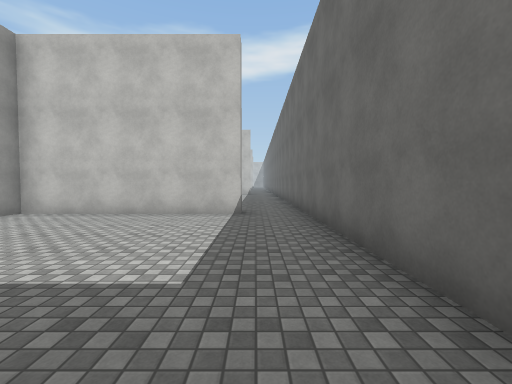
[1] (above)

14 first-person views from a walk through a Unity game level. The camera is 1.5 m above the floor, tilts 2° down and sees 90° across. The floor is counted in squares, 2 m on a side. Each view is taken from the middle of a square. On the plan, view 1 faces up. The plan holds only what a view shows up to about 9 squares ahead; the rest is blank. The place goes on beyond the plan. The player is left out. Door leaves are left out, so doorways stand open. Surface patterns are stand-ins for the level's own textures.

[2]
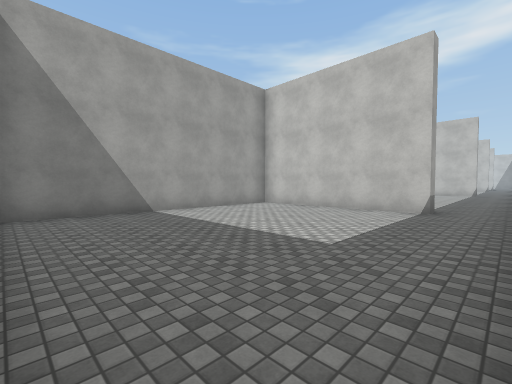

[3]
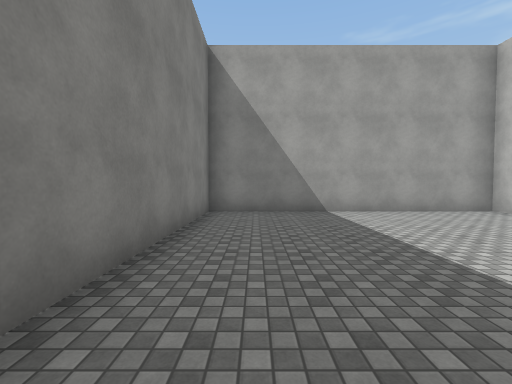

[4]
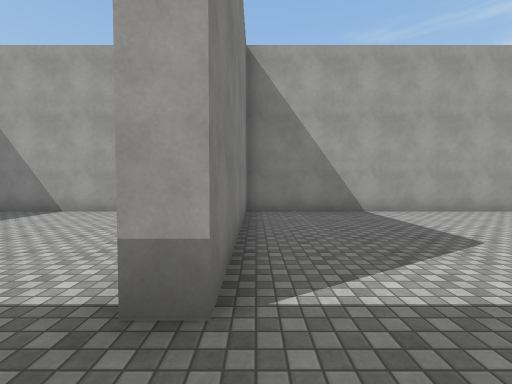

[5]
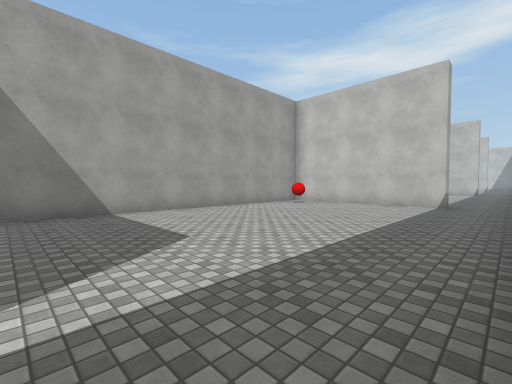

[6]
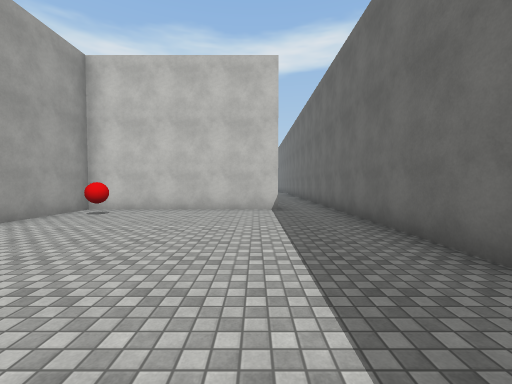

[7]
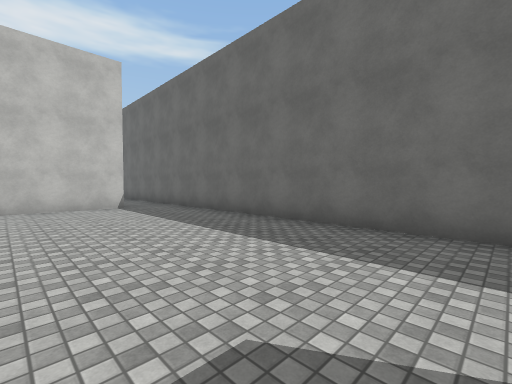

[8]
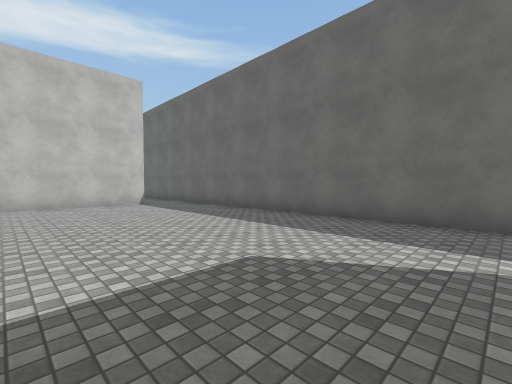

[9]
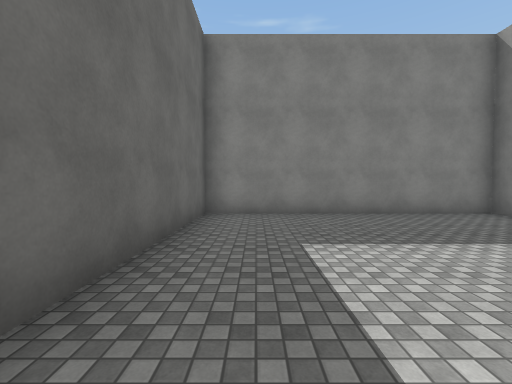

[10]
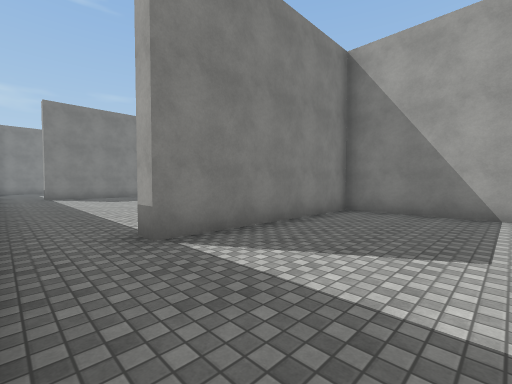

[11]
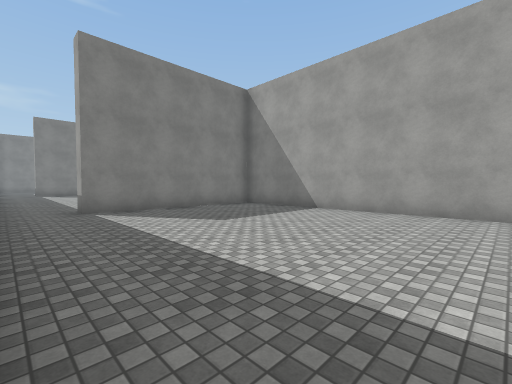

[12]
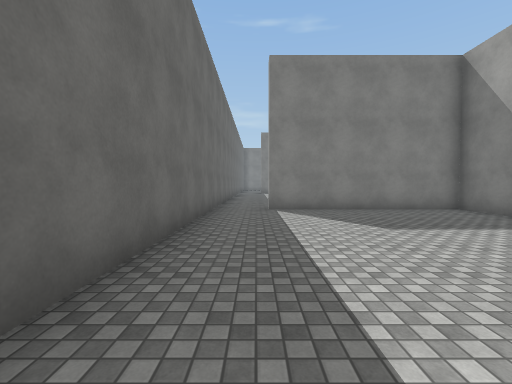

[13]
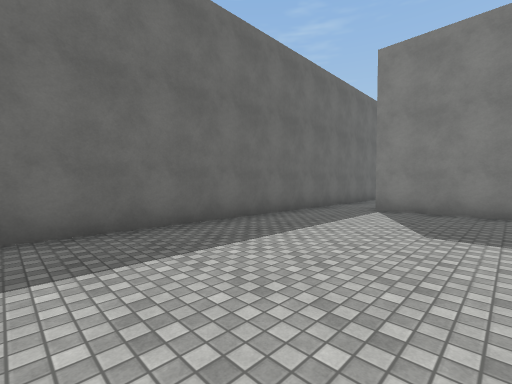

[14]
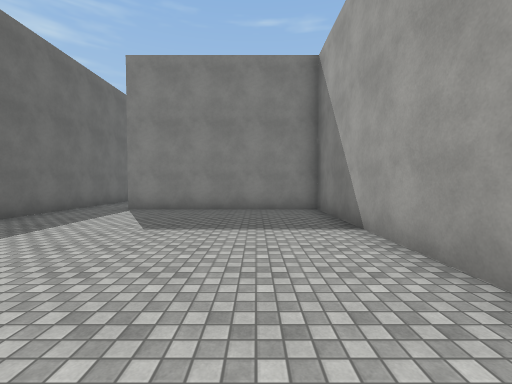

### Floor plan
Points are (right, up) in squares from view 1. A wall is a line through its corners. A room is listed if a view was taken in it or the views show most of it. See-through windows are left out.
Room 1 (views 1, 2, 3, 9)
walls: (-0.4, 6.3) (-5.8, 6.3) (-5.8, -1.2) (1.3, -1.2) (1.3, 6)
ways out: open door at (0.5, 6) to room 2
Room 2 (views 4, 5, 6, 7, 8)
walls: (-0.4, 17.2) (-5.8, 17.2) (-5.8, 6.8) (-0.4, 6.8) (-0.4, 6.3); (1.3, 6) (1.3, 17.4)
ways out: open door at (0.5, 6) to room 1; open door at (0.5, 17.5) to room 3
objects: other object (-5, 16)
Room 3 (views 10, 11, 12, 13, 14)
walls: (-5.8, 25.1) (-5.8, 17.8) (-0.4, 17.8); (1.3, 17.4) (1.3, 25.1)
ways out: open door at (0.5, 17.5) to room 2

Positions as (right, up) in squares from view 1, and headings:
1: (0, 0), facing up
2: (1, -1), facing up-left
3: (1, 0), facing left
4: (1, 7), facing left
5: (1, 8), facing up-left
6: (-1, 10), facing up
7: (-3, 9), facing up-right
8: (-4, 8), facing up-right
9: (0, 5), facing down
10: (1, 21), facing down-left
11: (1, 25), facing down-left
12: (0, 25), facing down
13: (-3, 25), facing down-right
14: (-4, 25), facing down
